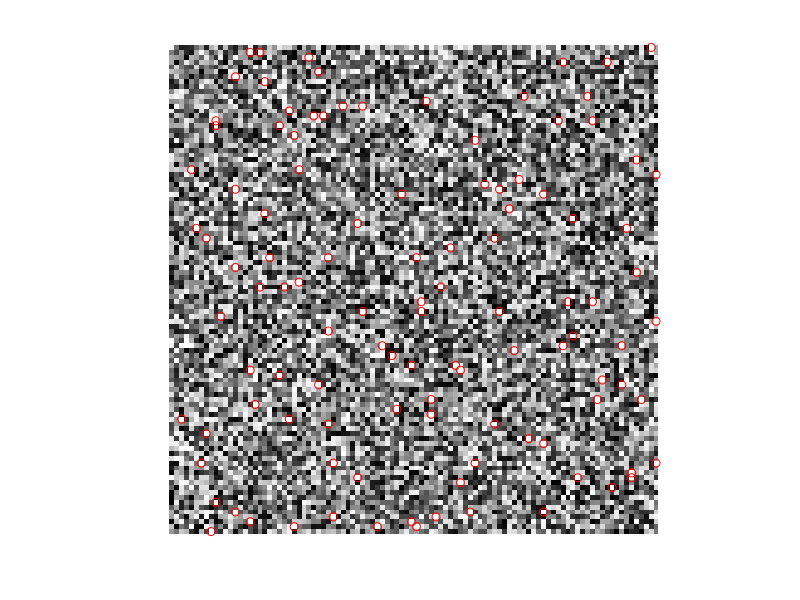

MATLAB code for this plot:
I = rand (100, 100);
     [row, col] = find (I > 0.99);
     hold ("on");
     imshow (I);
     plot (col, row, "ro");
     hold ("off");


